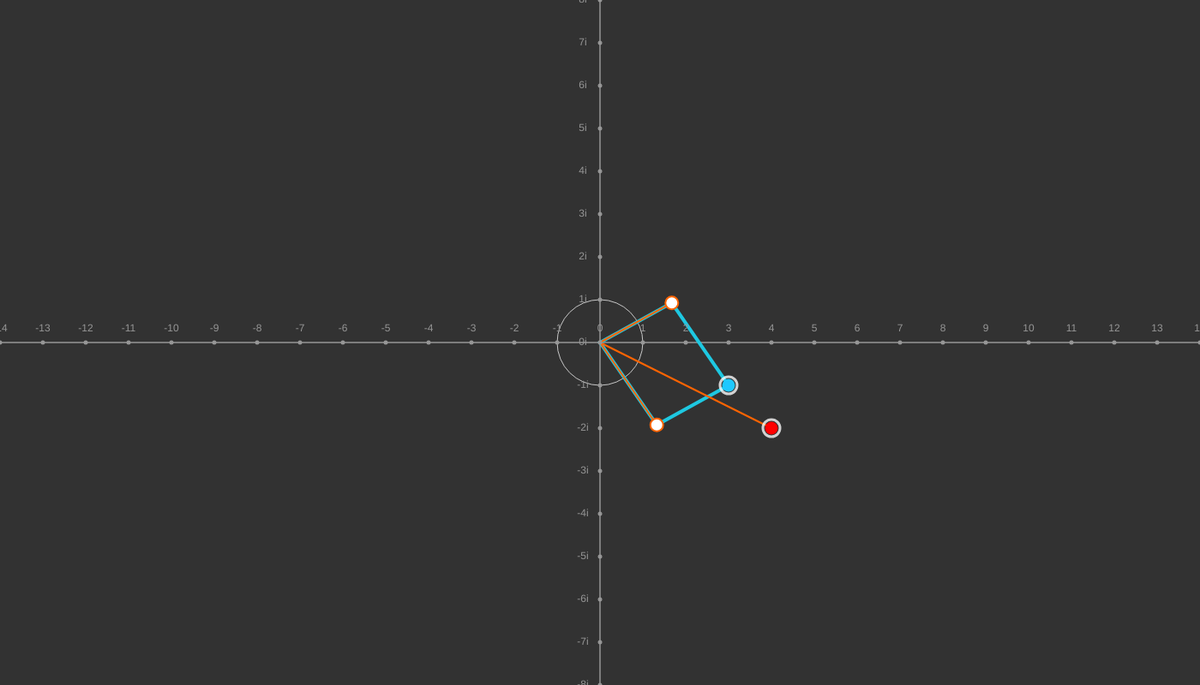
Frame 1 (no input)
Frame 60 (no input): identical to frame 1, image omitted
Frame 120 (the mouse pressed at the canvas centre since frame 60): identical to frame 1, image omitted

The p5.js sketch that drew this single still picture (run headless with seeded random() and noise() and a simulated clock; from frame 60 on, the mouse is pressed at the canvas centre):

// p5.js sketch
// ── sketch.js
function setup() {
  createCanvas(1400,800)
  textAlign(CENTER,CENTER)
}


var indicator = 50

var input1X = 820
var input1Y = 380

var dragging1 = false


var input2X = 760
var input2Y = 280

var dragging2 = false

var outputProdX = 4
var outputProdY = 2

var outputSumX = 3
var outputSumY = 1


var discriminantX
var discriminantY

var root1X
var root1Y
var root2X
var root2Y



function draw() {
	background(indicator)

	noFill()
	stroke(200)
	strokeWeight(1)
	line(0,height/2,width,height/2)
	line(width/2,0,width/2,height)
	ellipse(width/2,height/2,100,100)



	if(dragging1){
		outputSumX = (mouseX - width/2)/50
		outputSumY = (mouseY - height/2)/50
	}

	if(dragging2){
		outputProdX = (mouseX - width/2)/50
		outputProdY = (mouseY - height/2)/50
	}


	discriminantX = ((outputSumX*outputSumX)-(outputSumY*outputSumY)-4*outputProdX)
	discriminantY = (2*outputSumX*outputSumY-4*outputProdY)

	findRoots(discriminantX,discriminantY)





	noFill()

	stroke(30,200,225)
	strokeWeight(4)

	beginShape()
		vertex(width/2,height/2)
		vertex(width/2+50*root1X,height/2+50*root1Y)
		vertex(width/2+50*outputSumX,height/2+50*outputSumY)
		vertex(width/2+50*root2X,height/2+50*root2Y)
	endShape(CLOSE)

	stroke(255,100,0)
	strokeWeight(2)
	line(width/2,height/2,width/2+50*root1X,height/2+50*root1Y)
	line(width/2,height/2,width/2+50*root2X,height/2+50*root2Y)
	line(width/2,height/2,width/2+50*outputProdX,height/2+50*outputProdY)

	






	fill(255)
	ellipse(width/2+50*root1X,height/2+50*root1Y,15,15)
	ellipse(width/2+50*root2X,height/2+50*root2Y,15,15)
	fill(30,200,255)
	noStroke()
	ellipse(width/2+50*outputSumX,height/2+50*outputSumY,15,15)
	fill(255,0,0)
	ellipse(width/2+50*outputProdX,height/2+50*outputProdY,15,15)

	noFill()
	stroke(255,200)
	strokeWeight(3)
	ellipse(width/2+50*outputSumX,height/2+50*outputSumY,20,20)
	ellipse(width/2+50*outputProdX,height/2+50*outputProdY,20,20)

	fill(150)
	noStroke()
	for(i=-15;i<16;i++){
		text(i,width/2+i*50,height/2-16)
		text(-i+"i",width/2-20,height/2+i*50)
		ellipse(width/2+i*50,height/2,5,5)
		ellipse(width/2,height/2+i*50,5,5)
	}







}

var radius
var theta

function findRoots(xComp,yComp){
	theta = atan2(yComp,xComp)
	radius = sqrt((xComp*xComp)+(yComp*yComp))

	root1X = (outputSumX + sqrt(radius)*cos(theta/2))/2
	root1Y = (outputSumY + sqrt(radius)*sin(theta/2))/2
	root2X = (outputSumX + sqrt(radius)*cos(PI+theta/2))/2
	root2Y = (outputSumY + sqrt(radius)*sin(PI+theta/2))/2
}


function touchStarted() {
	if(dist(mouseX,mouseY,width/2+50*outputSumX,height/2+50*outputSumY)<25){
		dragging1 = true
	}else if(dist(mouseX,mouseY,width/2+50*outputProdX,height/2+50*outputProdY)<25){
		dragging2 = true
	}
}

function touchMoved() {
	return false
}

function touchEnded(){
	dragging1 = false
	dragging2 = false
}
